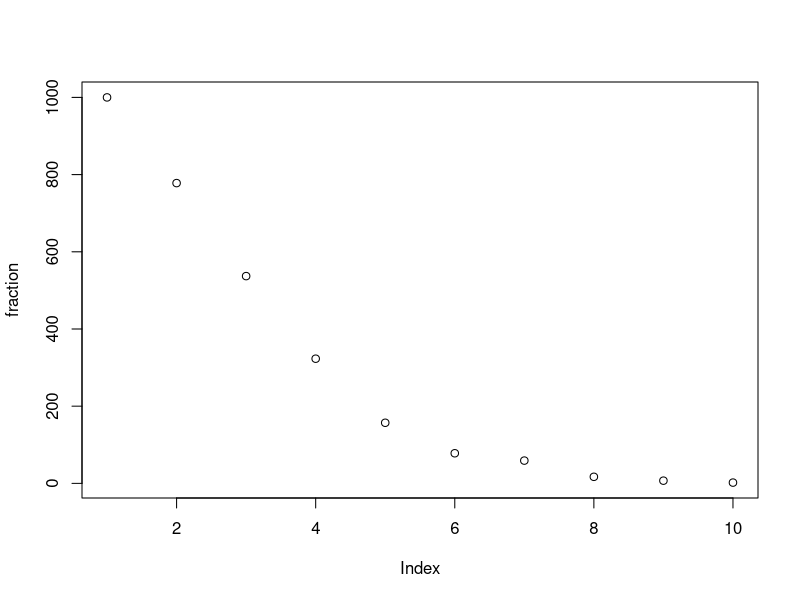
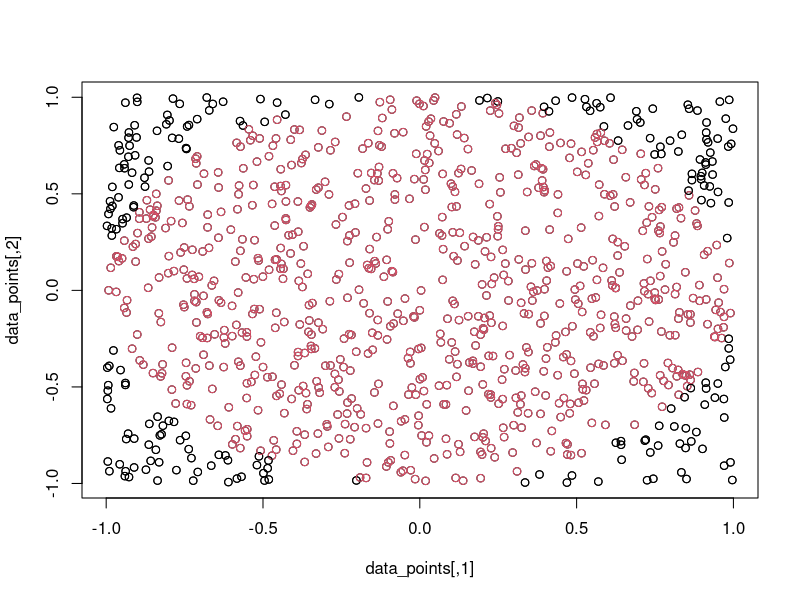
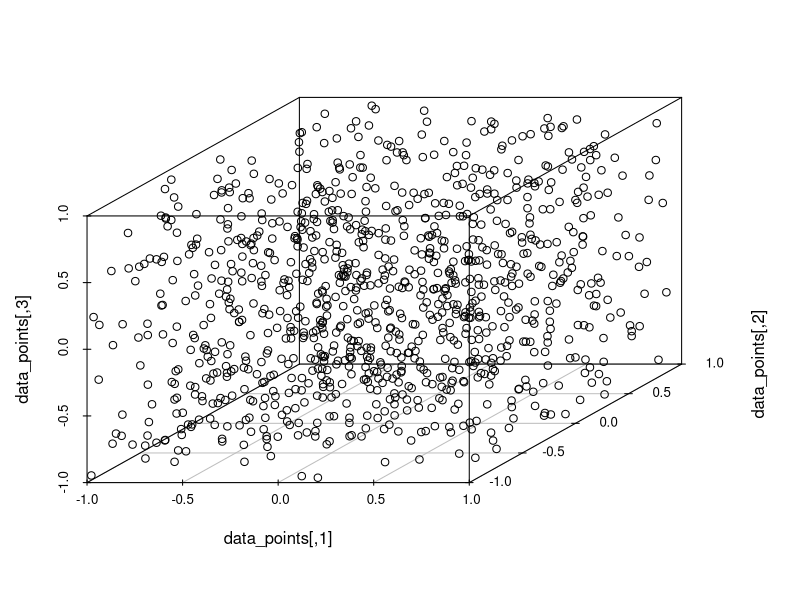
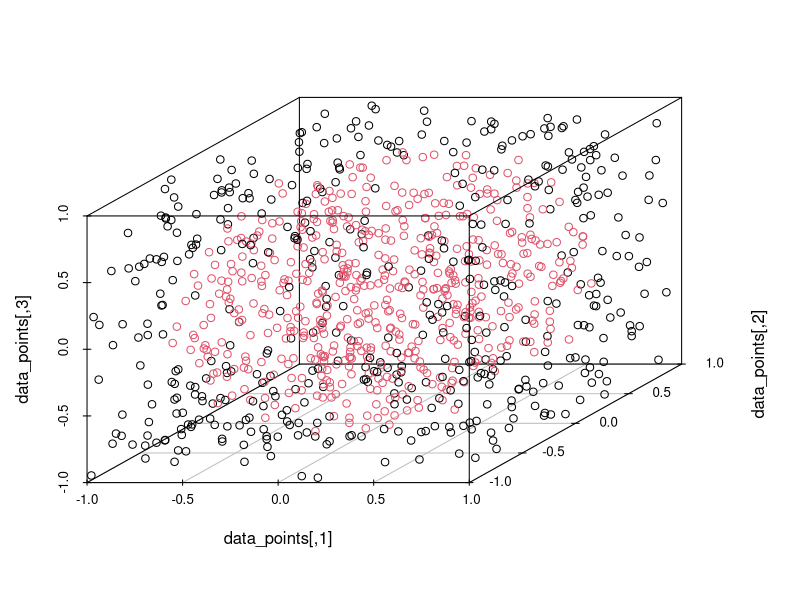

Recreate these plots in R, in order. (Note: this script raises an error after producing the figures.)
# Question 1.a)

rm(list = ls())
cat("\f")

#dimension_1
nof_samples=1000
data_points1=runif(nof_samples,-1,1)
data_points1=matrix(data_points1,ncol=1)
euclidean_distance1=sqrt((data_points1[ ,1]-0)^2)
less_than_one1=euclidean_distance1<=1
l1=sum(less_than_one1)

#dimension_2
nof_samples=1000
data_points2=runif(nof_samples*2,-1,1)
data_points2=matrix(data_points2,ncol=2)
euclidean_distance2=sqrt((data_points2[ ,1]-0)^2 + (data_points2[ ,2]-0)^2)
less_than_one2=euclidean_distance2<=1
l2=sum(less_than_one2)

#dimension_3
nof_samples=1000
data_points3=runif(nof_samples*3,-1,1)
data_points3=matrix(data_points3,ncol=3)
euclidean_distance3=sqrt((data_points3[ ,1]-0)^2 + (data_points3[ ,2]-0)^2 + (data_points3[,3]-0)^2)
less_than_one3=euclidean_distance3<=1
l3=sum(less_than_one3)

#dimension_4
nof_samples=1000
data_points4=runif(nof_samples*4,-1,1)
data_points4=matrix(data_points4,ncol=4)
euclidean_distance4=sqrt((data_points4[ ,1]-0)^2 + (data_points4[ ,2]-0)^2 + (data_points4[,3]-0)^2 + (data_points4[,4]-0)^2)
less_than_one4=euclidean_distance4<=1
l4=sum(less_than_one4)

#dimension_5
nof_samples=1000
data_points5=runif(nof_samples*5,-1,1)
data_points5=matrix(data_points5,ncol=5)
euclidean_distance5=sqrt((data_points5[ ,1]-0)^2 + (data_points5[ ,2]-0)^2 + (data_points5[,3]-0)^2 + (data_points5[,4]-0)^2 + (data_points5[,5]-0)^2)
less_than_one5=euclidean_distance5<=1
l5=sum(less_than_one5)

#dimension_6
nof_samples=1000
data_points6=runif(nof_samples*6,-1,1)
data_points6=matrix(data_points6,ncol=6)
euclidean_distance6=sqrt((data_points6[ ,1]-0)^2 + (data_points6[ ,2]-0)^2 + (data_points6[,3]-0)^2 + 
                           (data_points6[,4]-0)^2 + (data_points6[,5]-0)^2 + (data_points6[,6]-0)^2)
less_than_one6=euclidean_distance6<=1
l6=sum(less_than_one6)

#dimension_7
nof_samples=1000
data_points7=runif(nof_samples*7,-1,1)
data_points7=matrix(data_points7,ncol=7)
euclidean_distance7=sqrt((data_points7[ ,1]-0)^2 + (data_points7[ ,2]-0)^2 + (data_points7[,3]-0)^2 + 
                           (data_points7[,4]-0)^2 + (data_points7[,5]-0)^2 + (data_points7[,6]-0)^2 + 
                           (data_points7[,6]-0)^2)
less_than_one7=euclidean_distance7<=1
l7=sum(less_than_one7)

#dimension_8
nof_samples=1000
data_points8=runif(nof_samples*8,-1,1)
data_points8=matrix(data_points8,ncol=8)
euclidean_distance8=sqrt((data_points8[ ,1]-0)^2 + (data_points8[ ,2]-0)^2 + (data_points8[,3]-0)^2 + 
                           (data_points8[,4]-0)^2 + (data_points8[,5]-0)^2 + (data_points8[,6]-0)^2 + 
                           (data_points8[,7]-0)^2 + (data_points8[,8]-0)^2)
less_than_one8=euclidean_distance8<=1
l8=sum(less_than_one8)

#dimension_9
nof_samples=1000
data_points9=runif(nof_samples*9,-1,1)
data_points9=matrix(data_points9,ncol=9)
euclidean_distance9=sqrt((data_points9[ ,1]-0)^2 + (data_points9[ ,2]-0)^2 + (data_points9[,3]-0)^2 + 
                           (data_points9[,4]-0)^2 + (data_points9[,5]-0)^2 + (data_points9[,6]-0)^2 + 
                           (data_points9[,7]-0)^2 + (data_points9[,8]-0)^2 + (data_points9[,9]-0)^2)
less_than_one9=euclidean_distance9<=1
l9=sum(less_than_one9)

#dimension_10
nof_samples=1000
data_points10=runif(nof_samples*10,-1,1)
data_points10=matrix(data_points10,ncol=10)
euclidean_distance10=sqrt((data_points10[ ,1]-0)^2 + (data_points10[ ,2]-0)^2 + (data_points10[,3]-0)^2 + 
                            (data_points10[,4]-0)^2 + (data_points10[,5]-0)^2 + (data_points10[,6]-0)^2 + 
                            (data_points10[,7]-0)^2 + (data_points10[,8]-0)^2 + (data_points10[,9]-0)^2 + 
                            (data_points10[,10]-0)^2)
less_than_one10=euclidean_distance10<=1
l10=sum(less_than_one10)

fraction=c(l1,l2,l3,l4,l5,l6,l7,l8,l9,l10)
plot(fraction)

##############################################

# Question 1.b)

#area

library(data.table)
library(scatterplot3d)

rm(list = ls())
cat("\f")

rm(list = ls())
cat("\f")

nof_samples=1000
data_points=runif(nof_samples*2,-1,1)
data_points=matrix(data_points,ncol=2)
plot(data_points)
euclidean_distance=sqrt((data_points[ ,1]-0)^2 + (data_points[ ,2]-0)^2)
is_in_circle=euclidean_distance<=1
nof_sphere=sum(is_in_circle)
estimated_pi=(nof_sphere/nof_samples)*6
print(estimated_pi)
print(pi)
points(data_points,col=as.numeric(is_in_circle)+1)

#volume

rm(list = ls())
cat("\f")

nof_samples=1000
data_points=runif(nof_samples*3,-1,1)
data_points=matrix(data_points,ncol=3)
scatterplot3d(data_points)
euclidean_distance=sqrt((data_points[ ,1]-0)^2 + (data_points[ ,2]-0)^2+(data_points[ ,3]-0)^2)
is_in_sphere=euclidean_distance<=1
nof_sphere=sum(is_in_sphere)
estimated_pi=nof_sphere/nof_samples*6
print(estimated_pi)
print(pi)
scatterplot3d(data_points,color=as.numeric(is_in_sphere)+1)

##############################################

# Question 1.c)
install.packages("proxy")
require(proxy)
a=matrix(runif(125),ncol=5) # 25 instances, 5 features
b=matrix(rnorm(10),ncol=5) # 2 instances, 5 features
dist_mat=proxy::dist(a,b) # proxy:: makes sure that you use dist from
print(a)
# dist_mat is 25 by 2 matrix. each entry i,j refers to the distance of instance in row i to the instance in column j
